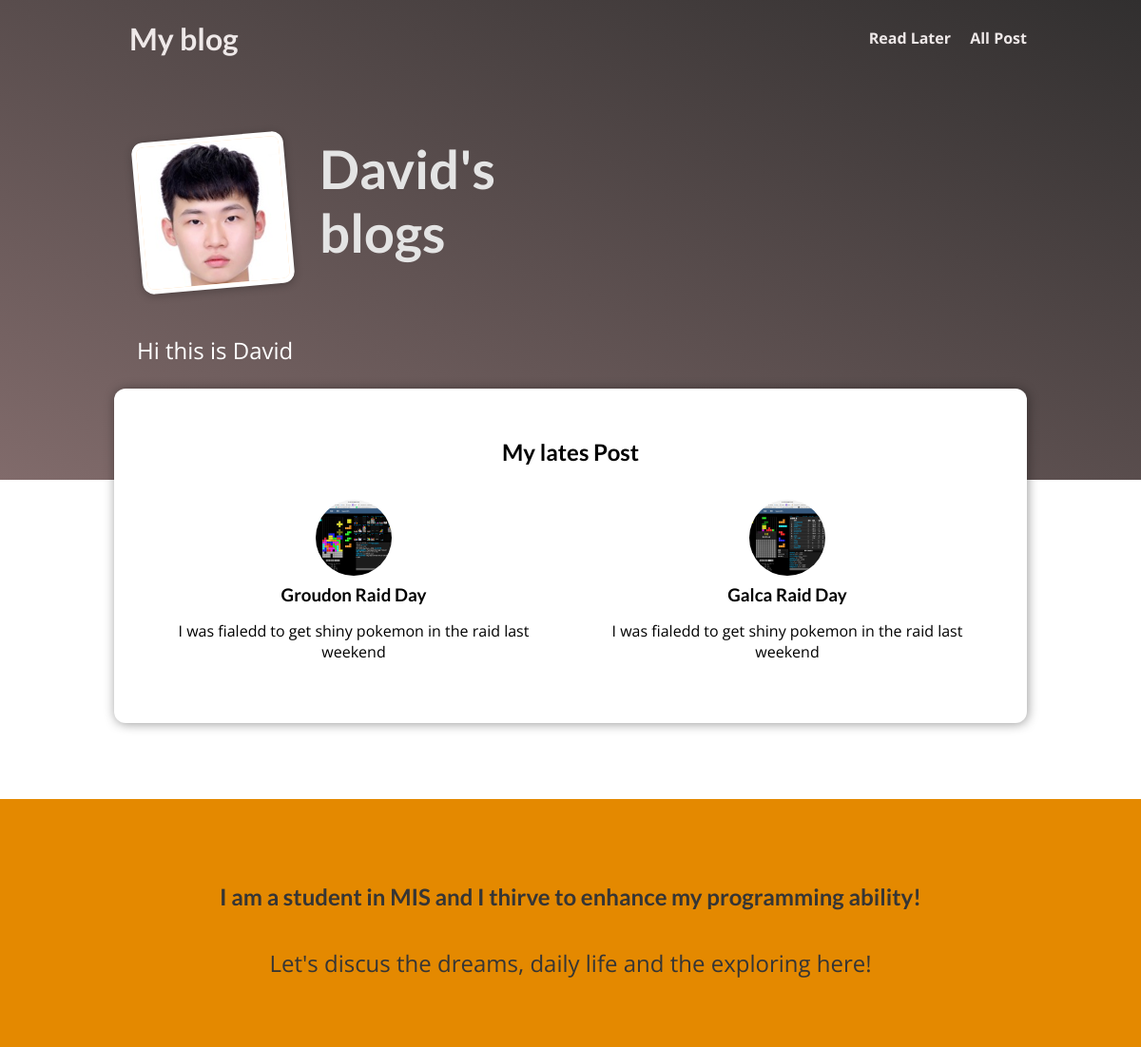
The page / on the database its author committed.
### blogger/models.py (models this page shows, shortened)
class post(models.Model):
    title = models.CharField(max_length=50)
    excerpt = models.CharField(max_length=150, blank=True)
    image = models.ImageField(upload_to="image", null= True)
    date = models.DateField(auto_now=True,null = True)
    author = models.ForeignKey(Author, on_delete=models.SET_NULL, null=True)
    slug = models.SlugField(unique=True, default="", blank=True, db_index=True)
    content = models.TextField(validators=[MinLengthValidator(3)],blank = True)
    tags = models.ManyToManyField(Tag)

### blogger/views.py (the view)
# urls.py: path("",views.Welcome.as_view(), name="welcome_page"),
class Welcome(ListView):
    template_name = "blogger/welcome.html"
    model = post
    context_object_name = "posts"
    ordering = [
        "-date",
    ]
    def get_queryset(self):
        base = super().get_queryset()
        return base[:2]

### blogger/templates/blogger/welcome.html (shortened to what this page needs)
{% extends "layout.html" %}
{% load static %}
{% block css_file %}
<link rel="stylesheet" href=" {%static 'blogger/post.css' %}" />
<link rel="stylesheet" href=" {%static 'blogger/welcome.css' %}" />
{% endblock css_file %}
{% block content %}
<section id = "welcome">
    <header>
        <img src="{%static 'blogger/images/Sheng.jpg' %}" alt="David the author"/>
        <h2> David's blogs</h2>
    </header>
    <p> Hi this is David </p>
</section>
<section id = "latest-posts">
    <h2> My lates Post </h2>
    <ul>
        {% for post in posts %}
        {% include "blogger/includes/post.html" %}
        {% endfor %}
    </ul>
</section>
<section id = "about">
<h2>
    <p> I am a student in MIS and I thirve to enhance my programming ability!</p>
</h2>
<p> Let's discus the dreams, daily life and the exploring here!</p>
</section>
{% endblock content %}

### blogger/templates/blogger/includes/post.html
<li>
    <article class = "post">
        <a href ="{% url "ind_post"  post.slug%}">
            <img src={{post.image.url}} alt = {{post.title}}/>
            <div class="post__content">
                <h3>{{post.title}} </h3>
                <p>I was fialedd to get shiny pokemon in the raid last weekend</p>
            </div>
        </a>
    </article>
</li>

### static/app.css (style rules this page uses)
* { box-sizing: border-box; }
html { font-family: 'Open Sans', 'Lato', sans-serif; }
body { margin: 0; }
h1, h2, h3 { font-family: 'Lato', sans-serif; font-weight: bold; }

### blogger/static/blogger/post.css (style rules this page uses)
.post { display: flex; flex-direction: column; align-items: center; text-align: center; }
.post a { text-decoration: none; color: black; transition: all 0.2s ease; padding: 1rem; }
.post img { width: 5rem; height: 5rem; object-fit: cover; border-radius: 50%; }
.post h3 { margin: 0.25rem 0; }

### blogger/static/blogger/welcome.css (style rules this page uses)
#welcome { background: linear-gradient(to right top, #816b6b, #312f2f); padding: 6rem 12%; }
#welcome header { display: flex; align-items: flex-start; margin: 3rem auto; }
#welcome img { width: 10rem; height: 10rem; object-fit: cover; object-position: top; border: 5px solid white; border-radius: 12px; background-color: #ffe1bf; transform: rotateZ(-5deg); box-shadow: 0 2px 8px rgba(0, 0, 0, 0.25); }
#welcome h2 { font-size: 3.5rem; margin: 0 0 0 2rem; color: #e4e4e4; width: 10rem; }
#welcome p { color: white; font-size: 1.5rem; }
#latest-posts { background-color: white; padding: 2rem; border-radius: 12px; width: 60rem; margin: -6rem auto 2rem auto; box-shadow: 1px 1px 12px rgba(0, 0, 0, 0.4); }
#latest-posts h2 { text-align: center; }
#latest-posts ul { list-style: none; margin: 0; padding: 0; display: flex; gap: 1rem; }
#latest-posts li { flex: 1; }
#about { text-align: center; padding: 3rem; background-color: #e48900; margin-top: 5rem; }
#about h2 { font-size: 3rem; }
#about p { font-size: 1.5rem; color: #353535; }

### rows shown on the page
post: image (picture), title "Groudon Raid Day"
post: image (picture), title "Galca Raid Day"
